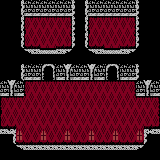

This is a level from a 2D game, rendered from its Tiled map with the project's own tilesets. A one-line summary and the complete map file follow:
An orthogonal 20x10 tile map with 8x16 px tiles, 1 tile layer (Tile Layer 1), 4 tilesets.

<map version="1.10" tiledversion="1.11.2" orientation="orthogonal" renderorder="right-down" width="20" height="10" tilewidth="8" tileheight="16" infinite="0" nextlayerid="2" nextobjectid="1">
 <tileset firstgid="1" name="castle_stone" tilewidth="8" tileheight="16" tilecount="20" columns="20">
  <image source="../gfx/tiles/castle_stone.png" width="160" height="16" />
 </tileset>
 <tileset firstgid="21" name="castle_tile" tilewidth="8" tileheight="16" tilecount="15" columns="15">
  <image source="../gfx/tiles/castle_tile.png" width="120" height="16" />
 </tileset>
 <tileset firstgid="36" name="castle_carpet" tilewidth="8" tileheight="16" tilecount="11" columns="11">
  <image source="../gfx/tiles/castle_carpet.png" width="88" height="16" />
 </tileset>
 <tileset firstgid="47" name="castle_tables" tilewidth="8" tileheight="16" tilecount="16" columns="16">
  <image source="../gfx/tiles/castle_tables.png" width="128" height="16" />
 </tileset>
 <layer id="1" name="Tile Layer 1" width="20" height="10">
  <data>
   <tile gid="9" />
   <tile gid="9" />
   <tile gid="4" />
   <tile gid="1" />
   <tile gid="1" />
   <tile gid="1" />
   <tile gid="1" />
   <tile gid="1" />
   <tile gid="1" />
   <tile gid="5" />
   <tile gid="4" />
   <tile gid="1" />
   <tile gid="1" />
   <tile gid="1" />
   <tile gid="1" />
   <tile gid="1" />
   <tile gid="1" />
   <tile gid="5" />
   <tile gid="9" />
   <tile gid="9" />
   <tile gid="9" />
   <tile gid="9" />
   <tile gid="4" />
   <tile gid="37" />
   <tile gid="38" />
   <tile gid="38" />
   <tile gid="38" />
   <tile gid="38" />
   <tile gid="39" />
   <tile gid="5" />
   <tile gid="4" />
   <tile gid="37" />
   <tile gid="38" />
   <tile gid="38" />
   <tile gid="38" />
   <tile gid="38" />
   <tile gid="39" />
   <tile gid="5" />
   <tile gid="9" />
   <tile gid="9" />
   <tile gid="9" />
   <tile gid="9" />
   <tile gid="4" />
   <tile gid="42" />
   <tile gid="43" />
   <tile gid="36" />
   <tile gid="36" />
   <tile gid="43" />
   <tile gid="44" />
   <tile gid="5" />
   <tile gid="4" />
   <tile gid="42" />
   <tile gid="43" />
   <tile gid="36" />
   <tile gid="36" />
   <tile gid="43" />
   <tile gid="44" />
   <tile gid="5" />
   <tile gid="9" />
   <tile gid="9" />
   <tile gid="55" />
   <tile gid="55" />
   <tile gid="55" />
   <tile gid="10" />
   <tile gid="7" />
   <tile gid="20" />
   <tile gid="20" />
   <tile gid="7" />
   <tile gid="11" />
   <tile gid="55" />
   <tile gid="55" />
   <tile gid="10" />
   <tile gid="7" />
   <tile gid="20" />
   <tile gid="20" />
   <tile gid="7" />
   <tile gid="11" />
   <tile gid="55" />
   <tile gid="55" />
   <tile gid="55" />
   <tile gid="9" />
   <tile gid="9" />
   <tile gid="4" />
   <tile gid="1" />
   <tile gid="1" />
   <tile gid="12" />
   <tile gid="13" />
   <tile gid="1" />
   <tile gid="2" />
   <tile gid="1" />
   <tile gid="1" />
   <tile gid="2" />
   <tile gid="1" />
   <tile gid="12" />
   <tile gid="13" />
   <tile gid="1" />
   <tile gid="1" />
   <tile gid="5" />
   <tile gid="9" />
   <tile gid="9" />
   <tile gid="1" />
   <tile gid="2" />
   <tile gid="1" />
   <tile gid="37" />
   <tile gid="38" />
   <tile gid="38" />
   <tile gid="38" />
   <tile gid="38" />
   <tile gid="38" />
   <tile gid="38" />
   <tile gid="38" />
   <tile gid="38" />
   <tile gid="38" />
   <tile gid="38" />
   <tile gid="38" />
   <tile gid="38" />
   <tile gid="39" />
   <tile gid="1" />
   <tile gid="2" />
   <tile gid="1" />
   <tile gid="37" />
   <tile gid="38" />
   <tile gid="38" />
   <tile gid="36" />
   <tile gid="36" />
   <tile gid="36" />
   <tile gid="36" />
   <tile gid="36" />
   <tile gid="36" />
   <tile gid="36" />
   <tile gid="36" />
   <tile gid="36" />
   <tile gid="36" />
   <tile gid="36" />
   <tile gid="36" />
   <tile gid="36" />
   <tile gid="36" />
   <tile gid="38" />
   <tile gid="38" />
   <tile gid="39" />
   <tile gid="42" />
   <tile gid="43" />
   <tile gid="36" />
   <tile gid="36" />
   <tile gid="36" />
   <tile gid="36" />
   <tile gid="36" />
   <tile gid="36" />
   <tile gid="36" />
   <tile gid="36" />
   <tile gid="36" />
   <tile gid="36" />
   <tile gid="36" />
   <tile gid="36" />
   <tile gid="36" />
   <tile gid="36" />
   <tile gid="36" />
   <tile gid="36" />
   <tile gid="43" />
   <tile gid="44" />
   <tile gid="7" />
   <tile gid="8" />
   <tile gid="46" />
   <tile gid="43" />
   <tile gid="43" />
   <tile gid="46" />
   <tile gid="43" />
   <tile gid="43" />
   <tile gid="46" />
   <tile gid="43" />
   <tile gid="43" />
   <tile gid="46" />
   <tile gid="43" />
   <tile gid="43" />
   <tile gid="46" />
   <tile gid="43" />
   <tile gid="43" />
   <tile gid="46" />
   <tile gid="6" />
   <tile gid="7" />
   <tile gid="9" />
   <tile gid="9" />
   <tile gid="10" />
   <tile gid="7" />
   <tile gid="7" />
   <tile gid="7" />
   <tile gid="7" />
   <tile gid="7" />
   <tile gid="7" />
   <tile gid="7" />
   <tile gid="7" />
   <tile gid="7" />
   <tile gid="7" />
   <tile gid="7" />
   <tile gid="7" />
   <tile gid="7" />
   <tile gid="7" />
   <tile gid="11" />
   <tile gid="9" />
   <tile gid="9" />
  </data>
 </layer>
</map>
